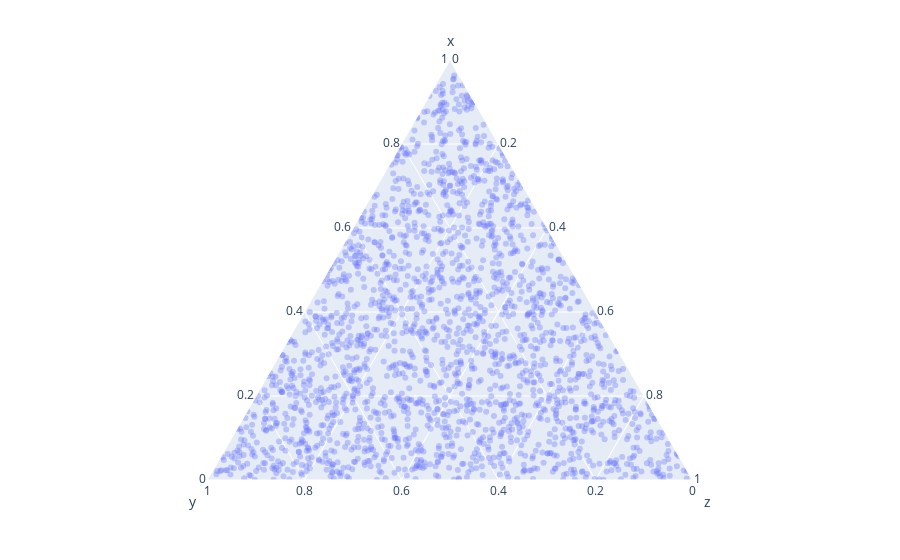

Notebook code for this chart:
### Code cell
px.scatter_ternary(randomSample1df, a='x', b='y', c='z', opacity=0.33)

### Figure 1 — Plotly figure (JSON) as saved in the notebook; plotly's stock layout.template omitted (floating-point values rounded to 4 significant figures; data arrays with more than 128 entries replaced by an {"elided": "..."} marker saying what was removed)
{"data": [{"a": {"elided": "2000 float values"}, "b": {"elided": "2000 float values"}, "c": {"elided": "2000 float values"}, "hovertemplate": "x=%{a}<br>y=%{b}<br>z=%{c}<extra></extra>", "legendgroup": "", "marker": {"color": "#636efa", "opacity": 0.33, "symbol": "circle"}, "mode": "markers", "name": "", "showlegend": false, "subplot": "ternary", "type": "scatterternary"}], "layout": {"legend": {"tracegroupgap": 0}, "margin": {"t": 60}, "ternary": {"aaxis": {"title": {"text": "x"}}, "baxis": {"title": {"text": "y"}}, "caxis": {"title": {"text": "z"}}, "domain": {"x": [0, 1], "y": [0, 1]}}}}
